Frame 1 (no input): blank canvas, image omitted
Frame 60 (the mouse pressed at the canvas centre just before this capture): blank canvas, image omitted
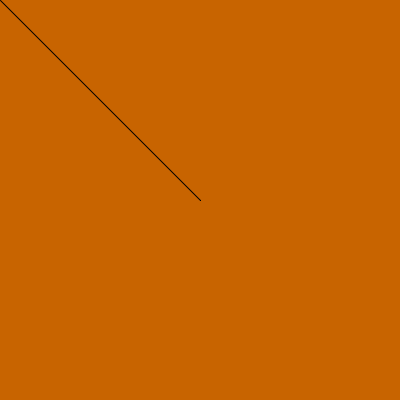
Frame 120 (the mouse held since frame 60 and released just before this capture)

The Processing sketch whose frames 1 and 60 were blank and that drew this single picture after the mouse press (run headless with seeded random() and noise(); from frame 60 on, the mouse is pressed at the canvas centre):

// Processing sketch: week17_2_simple_painter
// ── week17_2_simple_painter.pde
void setup(){
  size(400,400);
  background(200,100,0);
}
void draw(){
  if(mousePressed){
    line(mouseX,mouseY,pmouseX,pmouseY); 
  }
}
void keyPressed(){
  if(key=='1') stroke(255,0,0); 
  if(key=='2') stroke(0,255,0);
  if(key=='3') stroke(0,0,255);
}
